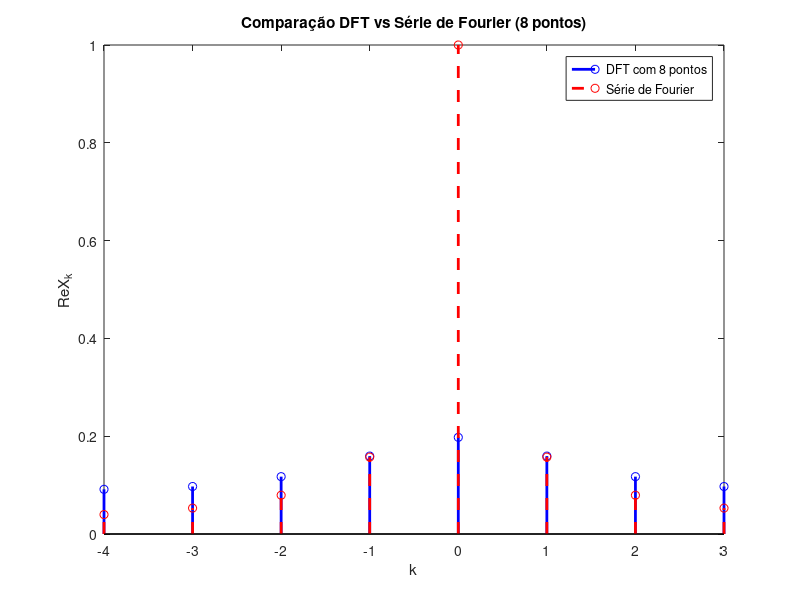
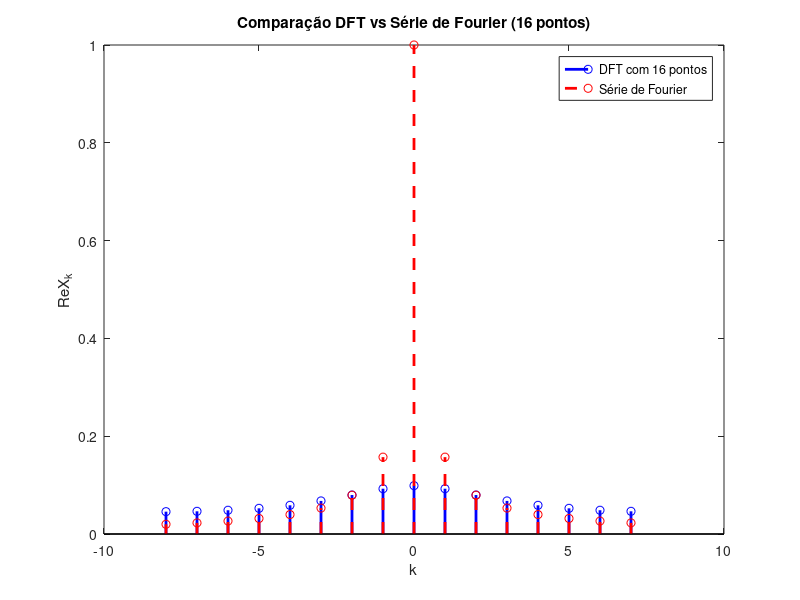
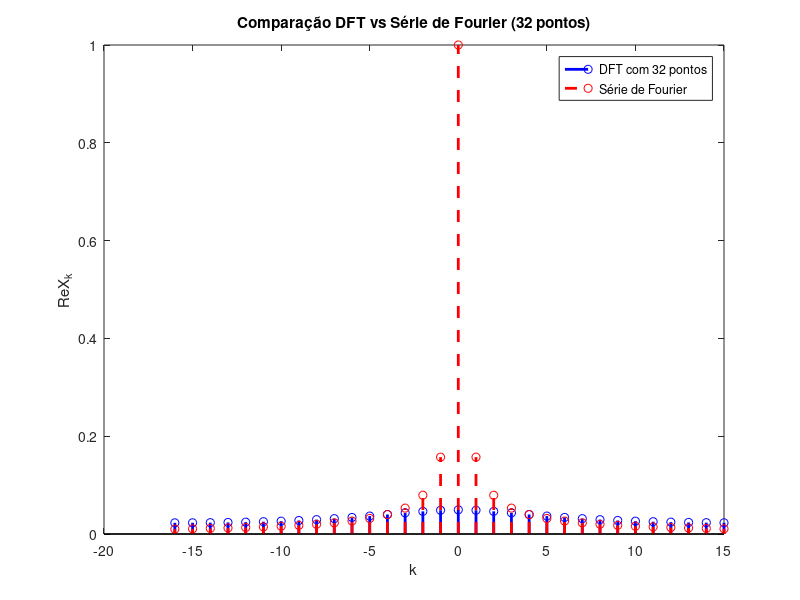
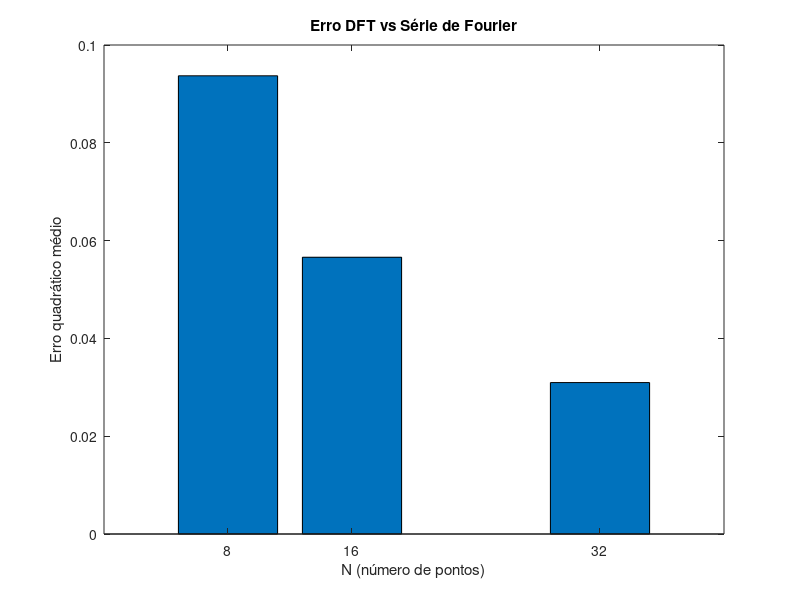

MATLAB code for these plots, in order:
clc; clear; close all;

error_array = [];
limit = 32;
N = 8;

while N <= limit
    n = 0:N-1; % tempo discreto
    k = -N/2:N/2-1; % índices da série de Fourier

    % Definição do sinal
    x = exp(-n); % sinal no tempo discreto
    %x = x(:); % garante coluna

    % Calcula a DFT e normaliza
    X = fft(x); % DFT
    X = X / N;  % normalização para comparar com X_k
    X = fftshift(X); % reorganiza frequências para -N/2:N/2-1

    % Calcula X_k da série de Fourier
    X_k = 1 ./ (1 + 1i*2*pi*k); % vetor com valores X_k

    % Plot
    figure;
    stem(k, abs(X), 'b', 'LineWidth', 2); hold on;
    stem(k, abs(X_k), 'r--', 'LineWidth', 2);
    legend(sprintf("DFT com %d pontos", N), "Série de Fourier");
    xlabel('k');
    ylabel('Re{X_k}');
    title(sprintf("Comparação DFT vs Série de Fourier (%d pontos)", N));

    % Erro médio quadrático
    err = mean(abs(X - X_k).^2);
    error_array = [error_array; err];

    % Avança para o próximo N
    N = N * 2;
end

% Plota o erro
figure;
bar([8,16,32], error_array);
xlabel("N (número de pontos)");
ylabel("Erro quadrático médio");
title("Erro DFT vs Série de Fourier");
